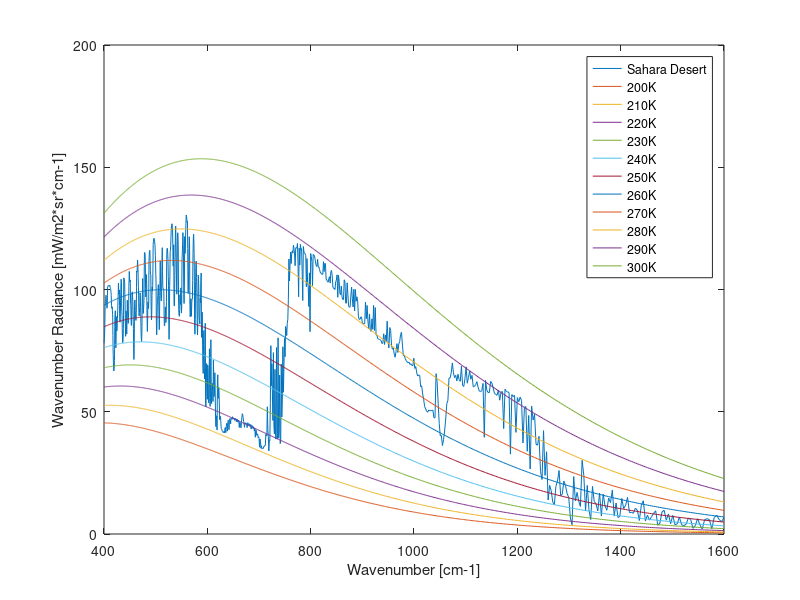
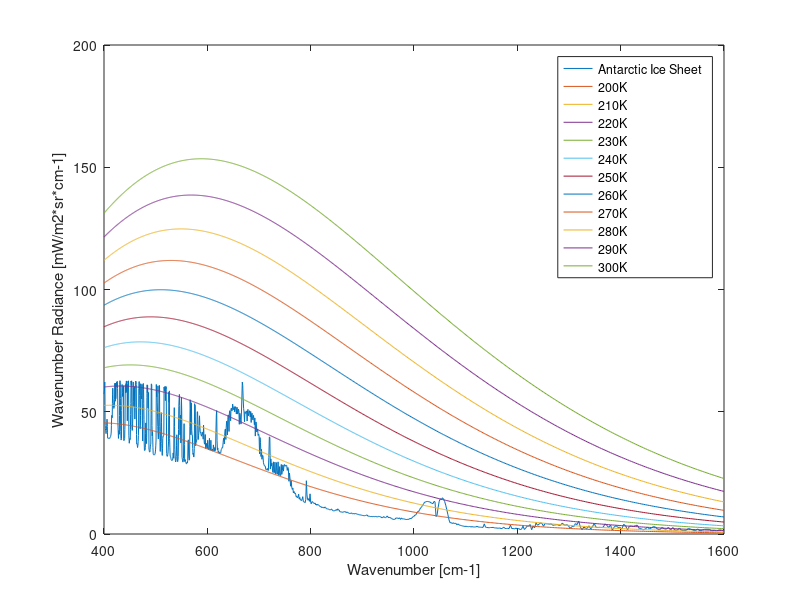
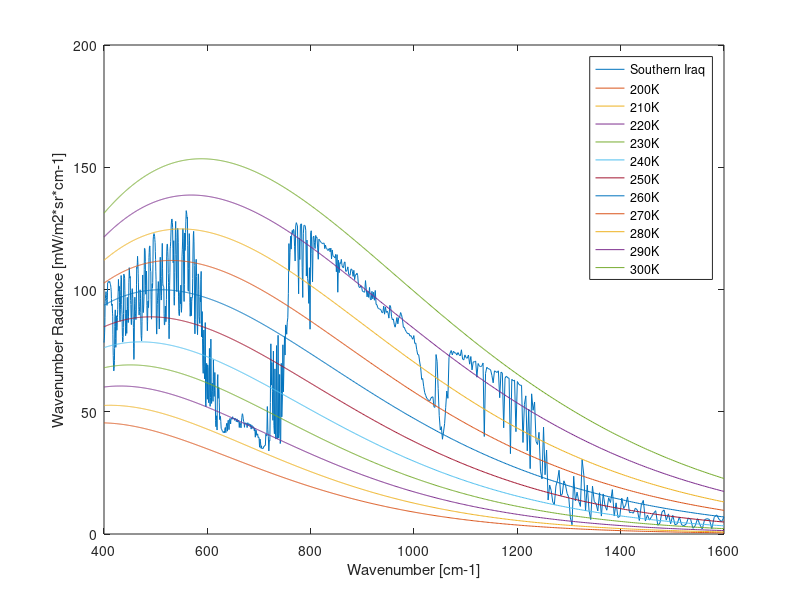
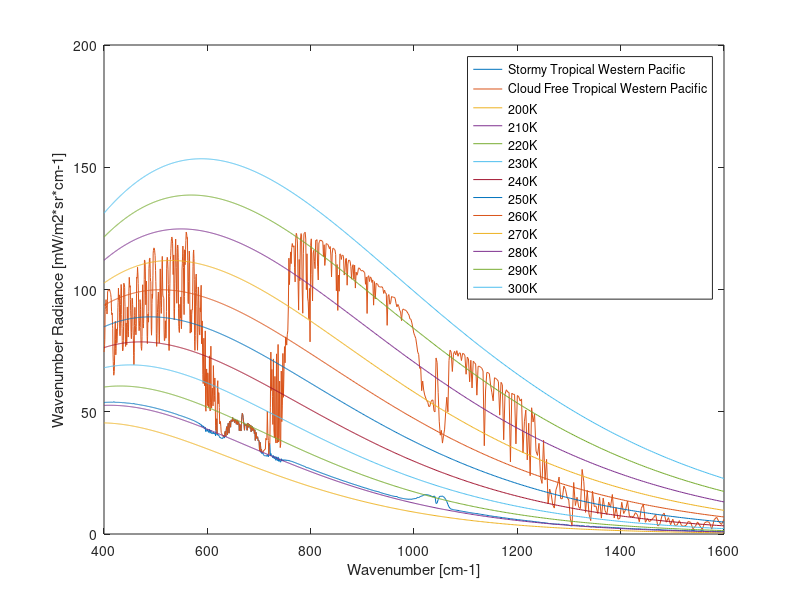

Write MATLAB code to recreate these figures, in order.
% Import data from .mat file
sahara = load('FIG83_Sahara');
iceSheet = load('FIG83_SouthPole');
iraq = load('FIG83_Iraq');
storm = load('FIG83_Storm');
tropics = load('FIG83_Storm_NoCloud');

pathSize = size(iceSheet.outputs.pathRadiance);
waveLength = linspace(6.25e-6,25e-6, pathSize(2));

% Convert data
% Wavenumber is waveLength^2 * Wavelength Radiance * 1E15
wavNumRadSahara = (sahara.outputs.pathRadiance.*(waveLength.^2)).*10^15;
wavNumRadIceSheet = (iceSheet.outputs.pathRadiance.*(waveLength.^2)).*10^15;
wavNumRadIraq = (iraq.outputs.pathRadiance.*(waveLength.^2)).*10^15;
wavNumRadStorm = (storm.outputs.pathRadiance.*(waveLength.^2)).*10^15;
wavNumRadTropics = (tropics.outputs.pathRadiance.*(waveLength.^2)).*10^15;

% Wavenumber is the inverse of wavelength eq 3.2
waveNumber = (waveLength.^-1).*1e-2;

adjustedBB = bsxfun(@times,sahara.outputs.blackbody,(waveLength'.^2).*10^15);
% Plot data, post conversion
figure
plotUp = plot(waveNumber,wavNumRadSahara)
hold on
ploBB = plot(waveNumber,adjustedBB)
hold off
xlabel('Wavenumber [cm-1]')
ylabel('Wavenumber Radiance [mW/m2*sr*cm-1]')
legend("Sahara Desert", "200K", "210K", "220K", "230K", "240K",...
    "250K", "260K", "270K", "280K", "290K", "300K")

adjustedBB = bsxfun(@times,iceSheet.outputs.blackbody,(waveLength'.^2).*10^15);
figure
plotDown = plot(waveNumber,wavNumRadIceSheet)
hold on
ploBB = plot(waveNumber,adjustedBB)
hold off
xlabel('Wavenumber [cm-1]')
ylabel('Wavenumber Radiance [mW/m2*sr*cm-1]')
legend("Antarctic Ice Sheet", "200K", "210K", "220K", "230K", "240K",...
    "250K", "260K", "270K", "280K", "290K", "300K")

adjustedBB = bsxfun(@times,iraq.outputs.blackbody,(waveLength'.^2).*10^15);
figure
plotDown = plot(waveNumber,wavNumRadIraq)
hold on
ploBB = plot(waveNumber,adjustedBB)
hold off
xlabel('Wavenumber [cm-1]')
ylabel('Wavenumber Radiance [mW/m2*sr*cm-1]')
legend("Southern Iraq", "200K", "210K", "220K", "230K", "240K",...
    "250K", "260K", "270K", "280K", "290K", "300K")

adjustedBB = bsxfun(@times,storm.outputs.blackbody,(waveLength'.^2).*10^15);
figure
plot(waveNumber,wavNumRadStorm)
hold on
plot(waveNumber,wavNumRadTropics)
hold on
ploBB = plot(waveNumber,adjustedBB)
hold off
xlabel('Wavenumber [cm-1]')
ylabel('Wavenumber Radiance [mW/m2*sr*cm-1]')
legend("Stormy Tropical Western Pacific","Cloud Free Tropical Western Pacific",...
    "200K", "210K", "220K", "230K", "240K",...
    "250K", "260K", "270K", "280K", "290K", "300K")